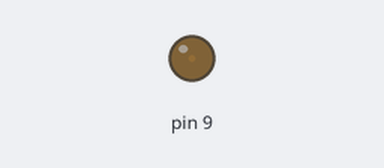
Bench run of a sketch on a simulated Arduino Uno, built with avr-gcc and run on an emulated ATmega328P. Shown: output pins drawn as LEDs (lit = HIGH).

Above: at 0.05 s.
At 2.35 s:
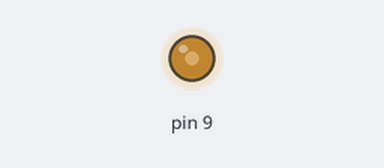
At 4.65 s:
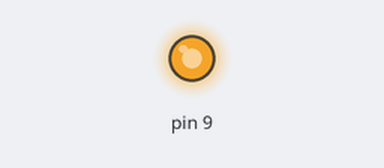
At 9.25 s:
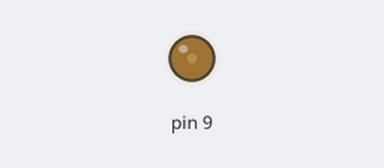
Timing chart, 0 to 19.7 s (numbered marks = the images above):
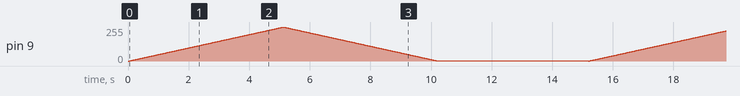

The sketch:

arduino_e_mosfet.ino
```cpp
/*
Autore Fancello Salvatore

Per maggiori info: http://www.progettiarduino.com


Questo esempio mostra come controllare la velocità di un motore DC

*/

int turns = 0;
int turnAmount = 1;

unsigned long currentTime;

unsigned long loopTime;


void setup() {

   pinMode(9, OUTPUT);
   currentTime = millis();
   loopTime = currentTime;

}


void loop() {

   currentTime = millis();

   if(currentTime >= (loopTime + 20)){

       analogWrite(9, turns);

       turns = turns + turnAmount;


       if (turns == 0 || turns == 255) {

           turnAmount = -turnAmount ;

       }

       if (turns == 0) {

           delay(5000);

       }

       loopTime = currentTime;
   }

}
```
